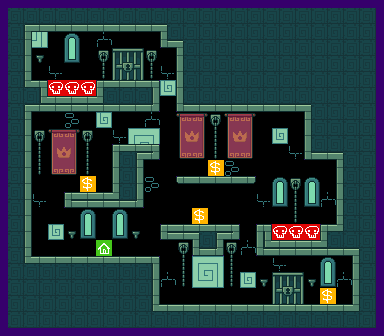

A level layout from a 2D game, rendered from its tile map. Below: a short description, then the map file with its tile-grid data intact:
An orthogonal 24x21 tile map with 16x16 px tiles, 4 tile layers (layer_decoration, layer_logic, layer_walls_physics, layer_walls_visual), 3 tilesets.

<map version="1.10" tiledversion="1.12.1" orientation="orthogonal" renderorder="right-down" width="24" height="21" tilewidth="16" tileheight="16" infinite="0" nextlayerid="40" nextobjectid="11">
 <editorsettings>
  <export target="level2.json" format="json" />
 </editorsettings>
 <tileset firstgid="1" source="../tilesets/castle_decor.tsx" />
 <tileset firstgid="25" source="../tilesets/colliders.tsx" />
 <tileset firstgid="57" source="../tilesets/castle_walls.tsx" />
 <layer id="34" name="layer_decoration" width="24" height="21">
  <data encoding="csv">
0,0,0,0,0,0,0,0,0,0,0,0,0,0,0,0,0,0,0,0,0,0,0,0,
0,16,17,0,0,0,0,0,0,0,0,0,0,0,0,0,0,0,0,0,0,0,0,0,
0,22,23,0,1,0,20,0,0,0,0,0,0,0,0,0,0,0,0,0,0,0,0,0,
0,0,13,0,7,0,6,4,5,6,0,0,0,0,0,0,0,0,0,0,0,0,0,0,
0,0,0,21,0,0,18,10,11,18,21,0,0,0,0,0,0,0,0,0,0,0,0,0,
0,0,0,0,0,0,0,0,0,0,24,0,0,0,0,0,0,0,0,0,0,0,0,0,
0,0,0,0,0,0,0,0,0,0,0,0,0,0,0,0,0,0,0,0,0,0,0,0,
0,0,0,0,19,0,24,0,0,20,0,2,3,6,2,3,0,0,0,0,0,0,0,0,
0,0,6,2,3,6,0,21,16,17,0,8,9,12,8,9,0,24,0,0,0,0,0,0,
0,0,12,8,9,12,0,0,22,23,0,14,15,18,14,15,0,0,21,0,0,0,0,0,
0,0,18,14,15,18,0,0,0,0,0,0,0,0,19,0,0,0,0,0,0,0,0,0,
0,0,0,0,0,0,0,0,0,19,0,0,0,0,0,0,0,1,6,1,0,0,0,0,
0,0,21,0,0,0,0,0,0,0,0,0,0,0,0,0,21,7,12,7,20,0,0,0,
0,0,0,0,0,1,0,1,0,0,0,0,0,0,0,0,0,0,18,0,0,0,0,0,
0,0,0,24,13,7,0,7,13,0,21,0,0,0,0,0,0,0,0,0,0,0,0,0,
0,0,0,0,0,0,0,0,0,0,0,6,0,0,6,20,0,0,0,0,0,0,0,0,
0,0,0,0,0,0,0,0,0,0,0,12,16,17,12,0,0,21,0,0,1,0,0,0,
0,0,0,0,0,0,0,0,0,0,20,18,22,23,18,24,13,4,5,13,7,20,19,0,
0,0,0,0,0,0,0,0,0,0,0,0,0,0,0,0,0,10,11,0,0,0,0,0,
0,0,0,0,0,0,0,0,0,0,0,0,0,0,0,0,0,0,0,0,0,0,0,0,
0,0,0,0,0,0,0,0,0,0,0,0,0,0,0,0,0,0,0,0,0,0,0,0
</data>
 </layer>
 <layer id="16" name="layer_logic" width="24" height="21">
  <data encoding="csv">
0,0,0,0,0,0,0,0,0,0,0,0,0,0,0,0,0,0,0,0,0,0,0,0,
0,0,0,0,0,0,0,0,0,0,0,0,0,0,0,0,0,0,0,0,0,0,0,0,
0,0,0,0,0,0,0,0,0,0,0,0,0,0,0,0,0,0,0,0,0,0,0,0,
0,0,0,0,0,0,0,0,0,0,0,0,0,0,0,0,0,0,0,0,0,0,0,0,
0,0,0,0,0,0,0,0,0,0,0,0,0,0,0,0,0,0,0,0,0,0,0,0,
0,0,0,28,28,28,0,0,0,0,0,0,0,0,0,0,0,0,0,0,0,0,0,0,
0,0,0,0,0,0,0,0,0,0,0,0,0,0,0,0,0,0,0,0,0,0,0,0,
0,0,0,0,0,0,0,0,0,0,0,0,0,0,0,0,0,0,0,0,0,0,0,0,
0,0,0,0,0,0,0,0,0,0,0,0,0,0,0,0,0,0,0,0,0,0,0,0,
0,0,0,0,0,0,0,0,0,0,0,0,0,0,0,0,0,0,0,0,0,0,0,0,
0,0,0,0,0,0,0,0,0,0,0,0,0,26,0,0,0,0,0,0,0,0,0,0,
0,0,0,0,0,26,0,0,0,0,0,0,0,0,0,0,0,0,0,0,0,0,0,0,
0,0,0,0,0,0,0,0,0,0,0,0,0,0,0,0,0,0,0,0,0,0,0,0,
0,0,0,0,0,0,0,0,0,0,0,0,26,0,0,0,0,0,0,0,0,0,0,0,
0,0,0,0,0,0,0,0,0,0,0,0,0,0,0,0,0,28,28,28,0,0,0,0,
0,0,0,0,0,0,25,0,0,0,0,0,0,0,0,0,0,0,0,0,0,0,0,0,
0,0,0,0,0,0,0,0,0,0,0,0,0,0,0,0,0,0,0,0,0,0,0,0,
0,0,0,0,0,0,0,0,0,0,0,0,0,0,0,0,0,0,0,0,0,0,0,0,
0,0,0,0,0,0,0,0,0,0,0,0,0,0,0,0,0,0,0,0,26,0,0,0,
0,0,0,0,0,0,0,0,0,0,0,0,0,0,0,0,0,0,0,0,0,0,0,0,
0,0,0,0,0,0,0,0,0,0,0,0,0,0,0,0,0,0,0,0,0,0,0,0
</data>
 </layer>
 <layer id="1" name="layer_walls_physics" width="24" height="21">
  <data encoding="csv">
33,33,33,33,33,33,33,33,33,33,33,33,33,33,33,33,33,33,33,33,33,33,33,33,
33,33,33,33,33,33,33,33,33,33,33,33,33,33,33,33,33,33,33,33,33,33,33,33,
33,33,0,0,0,0,0,0,0,0,33,33,33,33,33,33,33,33,33,33,33,33,33,33,
33,33,0,0,0,0,0,0,0,0,0,33,33,33,33,33,33,33,33,33,33,33,33,33,
33,33,0,0,0,0,0,0,0,0,0,33,33,33,33,33,33,33,33,33,33,33,33,33,
33,33,33,0,0,0,33,33,33,33,0,33,33,33,33,33,33,33,33,33,33,33,33,33,
33,33,33,33,33,33,33,33,33,33,0,33,33,33,33,33,33,33,33,33,33,33,33,33,
33,33,0,0,0,0,0,0,0,0,0,0,0,0,0,0,0,0,0,33,33,33,33,33,
33,33,0,0,0,0,0,0,0,0,0,0,0,0,0,0,0,0,0,33,33,33,33,33,
33,33,0,0,0,0,0,33,33,33,0,0,0,0,0,0,0,0,0,33,33,33,33,33,
33,33,0,0,0,0,0,33,33,0,0,0,0,0,0,0,0,0,0,0,0,33,33,33,
33,33,0,0,0,0,0,33,33,0,0,34,34,34,34,34,0,0,0,0,0,33,33,33,
33,33,0,0,33,33,33,33,33,0,0,0,0,0,0,0,0,0,0,0,0,33,33,33,
33,33,0,0,0,0,0,0,0,0,0,0,0,0,0,0,0,0,0,0,0,33,33,33,
33,33,0,0,0,0,0,0,0,0,33,33,33,33,33,0,33,0,0,0,33,33,33,33,
33,33,0,0,0,0,0,0,0,0,0,0,33,33,0,0,33,33,33,33,33,33,33,33,
33,33,33,33,33,33,33,33,33,33,0,0,0,0,0,0,0,0,0,0,0,0,33,33,
33,33,33,33,33,33,33,33,33,33,0,0,0,0,0,0,0,0,0,0,0,0,33,33,
33,33,33,33,33,33,33,33,33,33,0,0,0,0,0,0,0,0,0,0,0,0,33,33,
33,33,33,33,33,33,33,33,33,33,33,33,33,33,33,33,33,33,33,33,33,33,33,33,
33,33,33,33,33,33,33,33,33,33,33,33,33,33,33,33,33,33,33,33,33,33,33,33
</data>
 </layer>
 <layer id="37" name="layer_walls_visual" width="24" height="21">
  <data encoding="csv">
67,67,67,67,67,67,67,67,67,67,67,67,67,67,67,67,67,67,67,67,67,67,67,0,
67,68,74,74,74,74,74,74,74,75,67,67,67,67,67,67,67,67,67,67,67,67,67,0,
67,76,81,81,81,81,81,81,81,73,75,67,67,67,67,67,67,67,67,67,67,67,67,0,
67,76,81,81,81,81,81,81,81,81,58,67,67,67,67,67,67,67,67,67,67,67,67,0,
67,59,57,81,81,82,60,60,60,57,58,67,67,67,67,67,67,67,67,67,67,67,67,0,
67,67,59,60,60,66,67,67,67,76,58,67,67,67,67,67,67,67,67,67,67,67,67,0,
67,68,74,74,74,74,74,74,74,84,73,74,74,74,74,74,74,74,75,67,67,67,67,0,
67,76,81,81,81,81,81,81,81,81,81,81,81,81,81,81,81,81,58,67,67,67,67,0,
67,76,81,81,81,81,82,60,60,57,81,81,81,81,81,81,81,81,58,67,67,67,67,0,
67,76,81,81,81,81,58,67,68,84,81,81,81,81,81,81,81,81,73,74,75,67,67,0,
67,76,81,81,81,81,58,67,76,81,61,60,60,60,60,62,81,81,81,81,58,67,67,0,
67,76,81,82,60,60,66,67,76,81,0,0,0,0,0,0,81,81,81,81,58,67,67,0,
67,76,81,73,74,74,74,74,84,81,81,81,81,81,81,81,81,81,81,81,58,67,67,0,
67,76,81,81,81,81,81,81,81,82,60,60,60,60,57,82,57,81,81,82,66,67,67,0,
67,76,81,81,81,81,81,81,81,73,74,75,67,68,84,58,59,60,60,66,67,67,67,0,
67,59,60,60,60,60,60,60,60,57,81,73,74,84,81,73,74,74,74,74,74,75,67,0,
67,67,67,67,67,67,67,67,67,76,81,81,81,81,81,81,81,81,81,81,81,58,67,0,
67,67,67,67,67,67,67,67,67,76,81,81,81,81,81,81,81,81,81,81,81,58,67,0,
67,67,67,67,67,67,67,67,67,59,60,60,60,60,60,60,60,60,60,60,60,66,67,0,
67,67,67,67,67,67,67,67,67,67,67,67,67,67,67,67,67,67,67,67,67,67,67,0,
0,0,0,0,0,0,0,0,0,0,0,0,0,0,0,0,0,0,0,0,0,0,0,0
</data>
 </layer>
</map>
